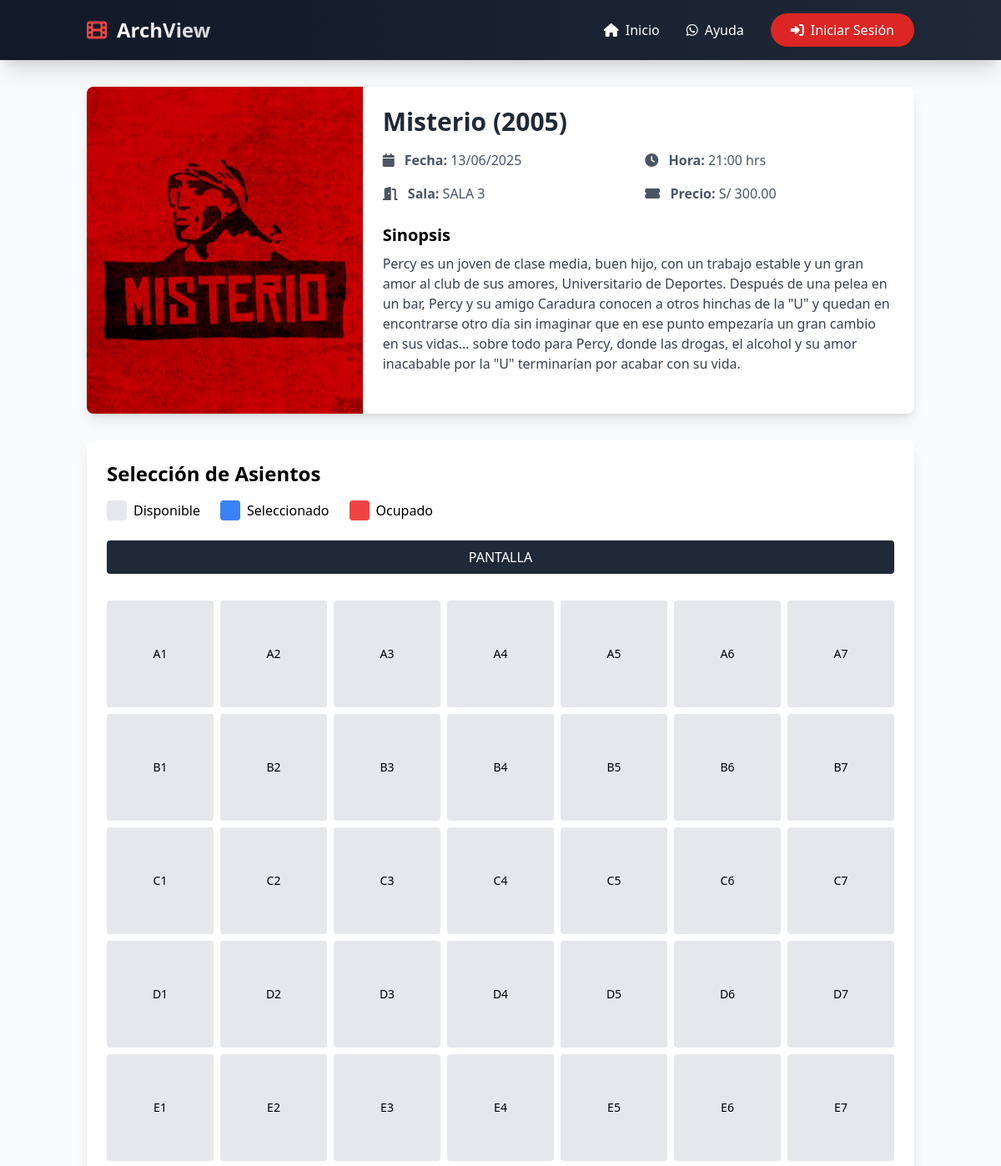
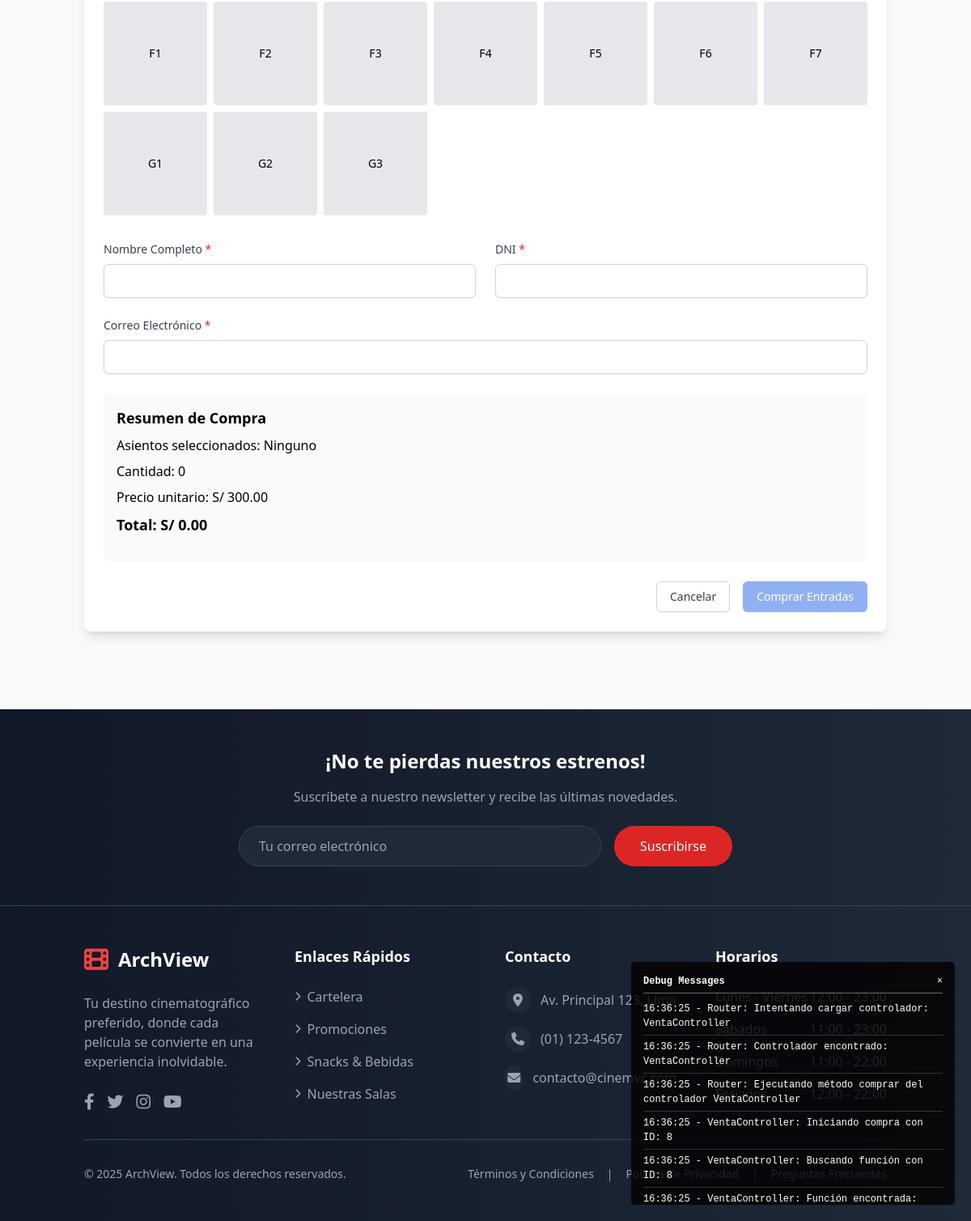
The app's page /venta/comprar/8 with its own data (2 pictures, top to bottom).
### tables this page shows
CREATE TABLE `funciones` (
  `id` int(11) NOT NULL,
  `pelicula_id` int(11) NOT NULL,
  `sala_id` int(11) NOT NULL,
  `fecha` date NOT NULL,
  `hora` time NOT NULL,
  `precio` decimal(10,2) NOT NULL,
  `estado` tinyint(1) DEFAULT 1,
  `created_at` timestamp NOT NULL DEFAULT current_timestamp()
);

CREATE TABLE `peliculas` (
  `id` int(11) NOT NULL,
  `titulo` varchar(255) NOT NULL,
  `sinopsis` text DEFAULT NULL,
  `duracion` int(11) NOT NULL,
  `clasificacion` varchar(5) DEFAULT NULL,
  `genero` varchar(50) DEFAULT NULL,
  `director` varchar(100) DEFAULT NULL,
  `imagen` mediumblob DEFAULT NULL,
  `imagen_tipo` varchar(50) DEFAULT NULL,
  `estado` tinyint(1) DEFAULT 1,
  `created_at` timestamp NOT NULL DEFAULT current_timestamp(),
  `updated_at` timestamp NOT NULL DEFAULT current_timestamp() ON UPDATE current_timestamp(),
  `imagen_ruta` varchar(255) DEFAULT NULL
);

CREATE TABLE `salas` (
  `id` int(11) NOT NULL,
  `nombre` varchar(50) NOT NULL,
  `capacidad` int(11) NOT NULL,
  `estado` tinyint(1) DEFAULT 1
);

### controllers/VentaController.php (called while the page is built, shortened)
<?php
require_once MODELS_PATH . 'Funcion.php';
class VentaController extends Controller {
    private $funcionModel;
    public function __construct() {
        $this->funcionModel = new Funcion();
    }
    public function comprar($funcionId = null) {
        $funcion = $this->funcionModel->obtenerDetallesCompletos($funcionId);
        $asientosOcupados = $this->funcionModel->obtenerAsientosOcupados($funcionId);
        $this->cargarVista('cliente/compra', [
            'titulo' => 'Comprar Entradas',
            'funcion' => $funcion,
            'asientosOcupados' => $asientosOcupados
        ]);
    }
}

### core/Router.php (called while the page is built, shortened)
<?php
require_once 'Debug.php';
class Router {
    private $metodo = 'index';
    public function __construct() {
        $url = $this->getUrl();
        if (isset($url[0])) {
            $controllerName = str_replace(' ', '', ucwords(str_replace('-', ' ', $url[0])));
            if (file_exists(CONTROLLERS_PATH . $controllerName . 'Controller.php')) {
                unset($url[0]);
            } else {
                Debug::log("Router: Controlador no encontrado: " . $controllerName . "Controller");
            }
        }
        $this->controlador = new $this->controlador;
        if (isset($url[1])) {
            if (method_exists($this->controlador, $url[1])) {
                $this->metodo = $url[1];
                unset($url[1]);
            }
        }
        $this->parametros = $url ? array_values($url) : [];
        call_user_func_array([$this->controlador, $this->metodo], $this->parametros);
    }
    private function getUrl() {
        if (isset($_GET['url'])) {
            $url = rtrim($_GET['url'], '/');
            $url = filter_var($url, FILTER_SANITIZE_URL);
            $url = explode('/', $url);
            return $url;
        }
        return [];
    }
}

### index.php (called while the page is built, shortened)
<?php
require_once 'core/Model.php';
require_once 'core/Router.php';
$router = new Router();

### config/conexion.php (called while the page is built, shortened)
<?php
class Conexion {
    private static $instance = null;
    private $conexion;
    private function __construct() {
        try {
            $this->conexion = new PDO(
                "mysql:host=" . DB_HOST . ";dbname=" . DB_NAME,
                DB_USER,
                DB_PASS,
                [
                    PDO::ATTR_ERRMODE => PDO::ERRMODE_EXCEPTION,
                    PDO::ATTR_DEFAULT_FETCH_MODE => PDO::FETCH_ASSOC,
                    PDO::MYSQL_ATTR_INIT_COMMAND => "SET NAMES utf8",
                    PDO::ATTR_EMULATE_PREPARES => false,
                    PDO::MYSQL_ATTR_LOCAL_INFILE => true
                ]
            );
        } catch (PDOException $e) {
            die("Error de conexión: " . $e->getMessage());
        }
    }
    public static function getInstance() {
        if (self::$instance === null) {
            self::$instance = new self();
        }
        return self::$instance;
    }
    public function getConexion() {
        return $this->conexion;
    }
}

### core/Model.php (called while the page is built, shortened)
<?php
require_once __DIR__ . '/../config/conexion.php';
abstract class Model {
    public function __construct() {
        $this->db = Conexion::getInstance()->getConexion();
    }
}

### models/Funcion.php (called while the page is built, shortened)
<?php
class Funcion extends Model {
    protected $tabla = 'funciones';
    public function obtenerDetallesCompletos($id) {
        $sql = "SELECT f.*,
                       p.titulo as pelicula_titulo,
                       p.duracion as pelicula_duracion,
                       p.sinopsis as pelicula_sinopsis,
                       p.clasificacion as pelicula_clasificacion,
                       p.genero as pelicula_genero,
                       p.director as pelicula_director,
                       p.imagen_ruta as pelicula_imagen,
                       s.nombre as sala_nombre,
                       s.capacidad as sala_capacidad
                FROM {$this->tabla} f
                INNER JOIN peliculas p ON f.pelicula_id = p.id
                INNER JOIN salas s ON f.sala_id = s.id
                WHERE f.id = :id";
        $stmt = $this->db->prepare($sql);
        $stmt->execute(['id' => $id]);
        return $stmt->fetch(PDO::FETCH_ASSOC);
    }
    public function obtenerAsientosOcupados($funcionId) {
        $sql = "SELECT asiento
                FROM boletas
                WHERE funcion_id = :funcion_id
                AND estado = true";
        $stmt = $this->db->prepare($sql);
        $stmt->execute(['funcion_id' => $funcionId]);
        $resultados = $stmt->fetchAll(PDO::FETCH_ASSOC);
        return array_column($resultados, 'asiento');
    }
}

### views/cliente/compra.php (the view, shortened to what this page needs)
<div class="container mx-auto px-4 py-8">
    <div class="bg-white rounded-lg shadow-lg overflow-hidden mb-8">
        <div class="md:flex">
            <div class="md:w-1/3 w-full max-w-[400px] aspect-w-1 aspect-h-1 relative">
                <?php if ($funcion['pelicula_imagen']): ?>
                    <?php
                        $rutaImagenUrl = str_replace('peliculas/', 'Peliculas/', $funcion['pelicula_imagen']);
                    ?>
                    <img src="<?= APP_URL . '/' . htmlspecialchars($rutaImagenUrl) ?>"
                         alt="<?= htmlspecialchars($funcion['pelicula_titulo']) ?>"
                         class="absolute inset-0 w-full h-full object-cover">
                <?php else: ?>
                    <div class="absolute inset-0 bg-gray-300 flex items-center justify-center">
                        <i class="fas fa-film text-gray-400 text-5xl"></i>
                    </div>
                <?php endif; ?>
            </div>
            <div class="md:w-2/3 p-6">
                <h1 class="text-3xl font-bold text-gray-800 mb-4">
                    <?= htmlspecialchars($funcion['pelicula_titulo']) ?>
                </h1>
                <div class="grid grid-cols-2 gap-4 mb-6">
                    <div>
                        <p class="text-gray-600">
                            <i class="fas fa-calendar mr-2"></i>
                            <strong>Fecha:</strong> <?= date('d/m/Y', strtotime($funcion['fecha'])) ?>
                        </p>
                    </div>
                    <div>
                        <p class="text-gray-600">
                            <i class="fas fa-clock mr-2"></i>
                            <strong>Hora:</strong> <?= date('H:i', strtotime($funcion['hora'])) ?> hrs
                        </p>
                    </div>
                    <div>
                        <p class="text-gray-600">
                            <i class="fas fa-door-open mr-2"></i>
                            <strong>Sala:</strong> <?= htmlspecialchars($funcion['sala_nombre']) ?>
                        </p>
                    </div>
                    <div>
                        <p class="text-gray-600">
                            <i class="fas fa-ticket-alt mr-2"></i>
                            <strong>Precio:</strong> S/ <?= number_format($funcion['precio'], 2) ?>
                        </p>
                    </div>
                </div>
                <div class="mb-6">
                    <h2 class="text-xl font-bold mb-2">Sinopsis</h2>
                    <p class="text-gray-700">
                        <?= nl2br(htmlspecialchars($funcion['pelicula_sinopsis'])) ?>
                    </p>
                </div>
            </div>
        </div>
    </div>
    <div class="bg-white rounded-lg shadow-lg p-6 mb-8">
        <h2 class="text-2xl font-bold mb-4">Selección de Asientos</h2>
        <div class="flex items-center space-x-6 mb-6">
            <div class="flex items-center">
                <div class="w-6 h-6 bg-gray-200 rounded mr-2"></div>
                <span>Disponible</span>
            </div>
            <div class="flex items-center">
                <div class="w-6 h-6 bg-blue-500 rounded mr-2"></div>
                <span>Seleccionado</span>
            </div>
            <div class="flex items-center">
                <div class="w-6 h-6 bg-red-500 rounded mr-2"></div>
                <span>Ocupado</span>
            </div>
        </div>
        <div class="w-full bg-gray-800 text-white text-center py-2 mb-8 rounded">
            PANTALLA
        </div>
        <?php
        $capacidad = $funcion['sala_capacidad'];
        $columnas = min(10, ceil(sqrt($capacidad)));
        $filas = ceil($capacidad / $columnas);
        $letrasFilas = range('A', 'Z');
        ?>
        <div class="grid gap-2 mb-8" id="asientos-grid" style="grid-template-columns: repeat(<?= $columnas ?>, minmax(0, 1fr));">
            <?php
            $asientoActual = 1;
            for ($i = 0; $i < $filas && $asientoActual <= $capacidad; $i++) {
                for ($j = 1; $j <= $columnas && $asientoActual <= $capacidad; $j++) {
                    $asiento = $letrasFilas[$i] . $j;
                    $ocupado = in_array($asiento, $asientosOcupados);
                    ?>
                    <button type="button"
                            class="w-full aspect-square rounded flex items-center justify-center text-sm font-medium transition-colors
                                   <?= $ocupado ? 'bg-red-500 text-white cursor-not-allowed' : 'bg-gray-200 hover:bg-blue-500 hover:text-white' ?>"
                            data-asiento="<?= $asiento ?>"
                            <?= $ocupado ? 'disabled' : '' ?>>
                        <?= $asiento ?>
                    </button>
                    <?php
                    $asientoActual++;
                }
            }
            ?>
        </div>
        <form action="<?= APP_URL ?>/venta/procesar" method="POST" id="formulario-compra" class="space-y-6">
            <div class="grid grid-cols-1 md:grid-cols-2 gap-6">
                <div>
                    <label for="cliente_nombre" class="block text-sm font-medium text-gray-700 mb-2">
                        Nombre Completo <span class="text-red-600">*</span>
                    </label>
                    <input type="text"
                           name="cliente_nombre"
                           id="cliente_nombre"
                           required
                           class="w-full px-3 py-2 border border-gray-300 rounded-md shadow-sm focus:outline-none focus:ring-blue-500 focus:border-blue-500">
                </div>
                <div>
                    <label for="cliente_dni" class="block text-sm font-medium text-gray-700 mb-2">
                        DNI <span class="text-red-600">*</span>
                    </label>
                    <input type="text"
                           name="cliente_dni"
                           id="cliente_dni"
                           required
                           pattern="[0-9]{8}"
                           maxlength="8"
                           class="w-full px-3 py-2 border border-gray-300 rounded-md shadow-sm focus:outline-none focus:ring-blue-500 focus:border-blue-500">
                </div>
            </div>
            <div>
                <label for="cliente_email" class="block text-sm font-medium text-gray-700 mb-2">
                    Correo Electrónico <span class="text-red-600">*</span>
                </label>
                <input type="email"
                       name="cliente_email"
                       id="cliente_email"
                       required
                       class="w-full px-3 py-2 border border-gray-300 rounded-md shadow-sm focus:outline-none focus:ring-blue-500 focus:border-blue-500">
            </div>
            <div class="bg-gray-50 p-4 rounded-lg">
                <h3 class="text-lg font-bold mb-2">Resumen de Compra</h3>
                <div class="space-y-2 mb-4">
                    <p>Asientos seleccionados: <span id="resumen-asientos">Ninguno</span></p>
                    <p>Cantidad: <span id="resumen-cantidad">0</span></p>
                    <p>Precio unitario: S/ <?= number_format($funcion['precio'], 2) ?></p>
                    <p class="text-lg font-bold">Total: S/ <span id="resumen-total">0.00</span></p>
                </div>
            </div>
            <div class="flex justify-end space-x-4">
                <a href="<?= APP_URL ?>/pelicula/<?= $funcion['pelicula_id'] ?>"
                   class="px-4 py-2 border border-gray-300 rounded-md shadow-sm text-sm font-medium text-gray-700 bg-white hover:bg-gray-50 focus:outline-none focus:ring-2 focus:ring-offset-2 focus:ring-blue-500">
                    Cancelar
                </a>
                <button type="submit"
                        id="btn-comprar"
                        disabled
                        class="px-4 py-2 border border-transparent rounded-md shadow-sm text-sm font-medium text-white bg-blue-600 hover:bg-blue-700 focus:outline-none focus:ring-2 focus:ring-offset-2 focus:ring-blue-500 disabled:opacity-50 disabled:cursor-not-allowed">
                    Comprar Entradas
                </button>
            </div>
        </form>
    </div>
</div>

### records on screen
funciones: pelicula.imagen_ruta (picture), pelicula.titulo "Misterio (2005)", fecha "13/06/2025", hora "21:00", sala.nombre "SALA 3", precio "300.00", pelicula.sinopsis "Percy es un joven de clase media, buen hijo, con un trabajo estable y un gran amor al club de sus amores, Universitario de Deportes. Después de una pelea en un bar, Percy y su amigo Caradura conocen a otros hinchas de la \"U\" y quedan en encontrarse otro día sin imaginar que en ese punto empezaría un gran cambio en sus vidas… sobre todo para Percy, donde las drogas, el alcohol y su amor inacabable por la \"U\" terminarían por acabar con su vida."

### other values on screen
$asiento "A1"
$asiento "A2"
$asiento "A3"
$asiento "A4"
$asiento "A5"
$asiento "A6"
$asiento "A7"
$asiento "B1"
$asiento "B2"
$asiento "B3"
$asiento "B4"
$asiento "B5"
$asiento "B6"
$asiento "B7"
$asiento "C1"
